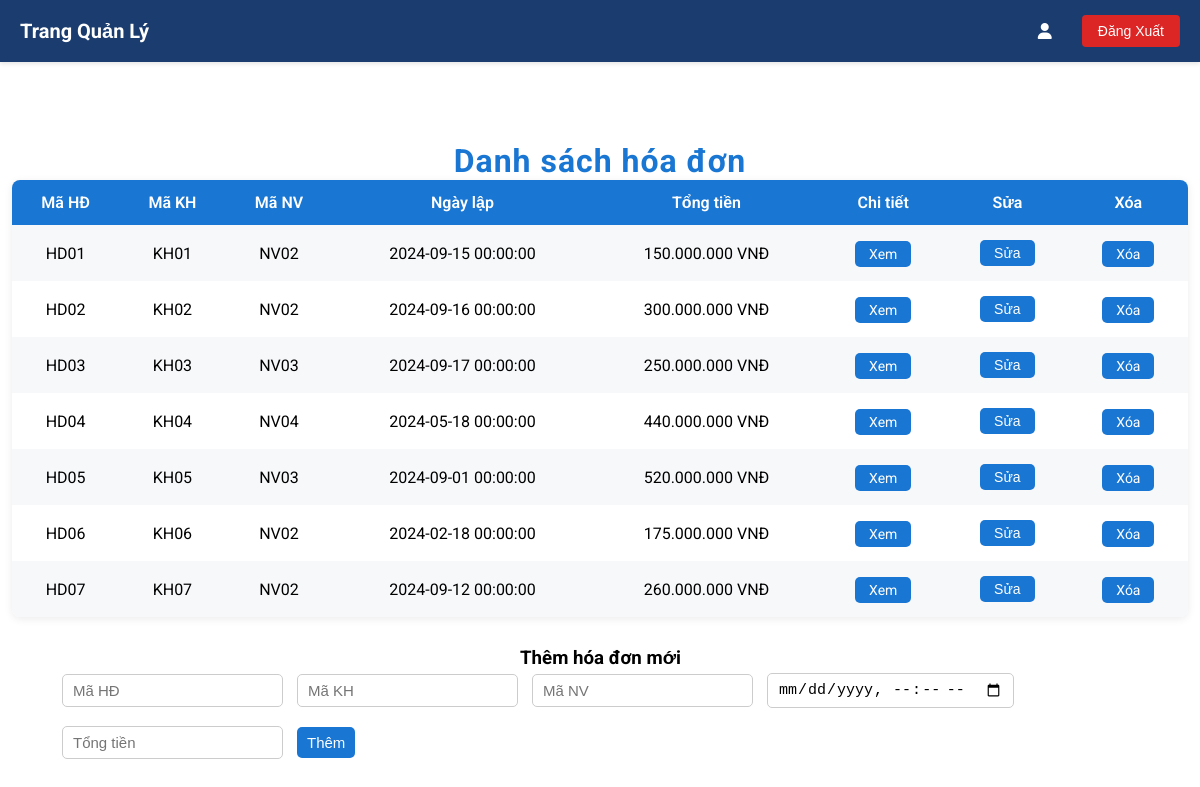
The page /QL_HoaDon.php on the database as committed earlier.
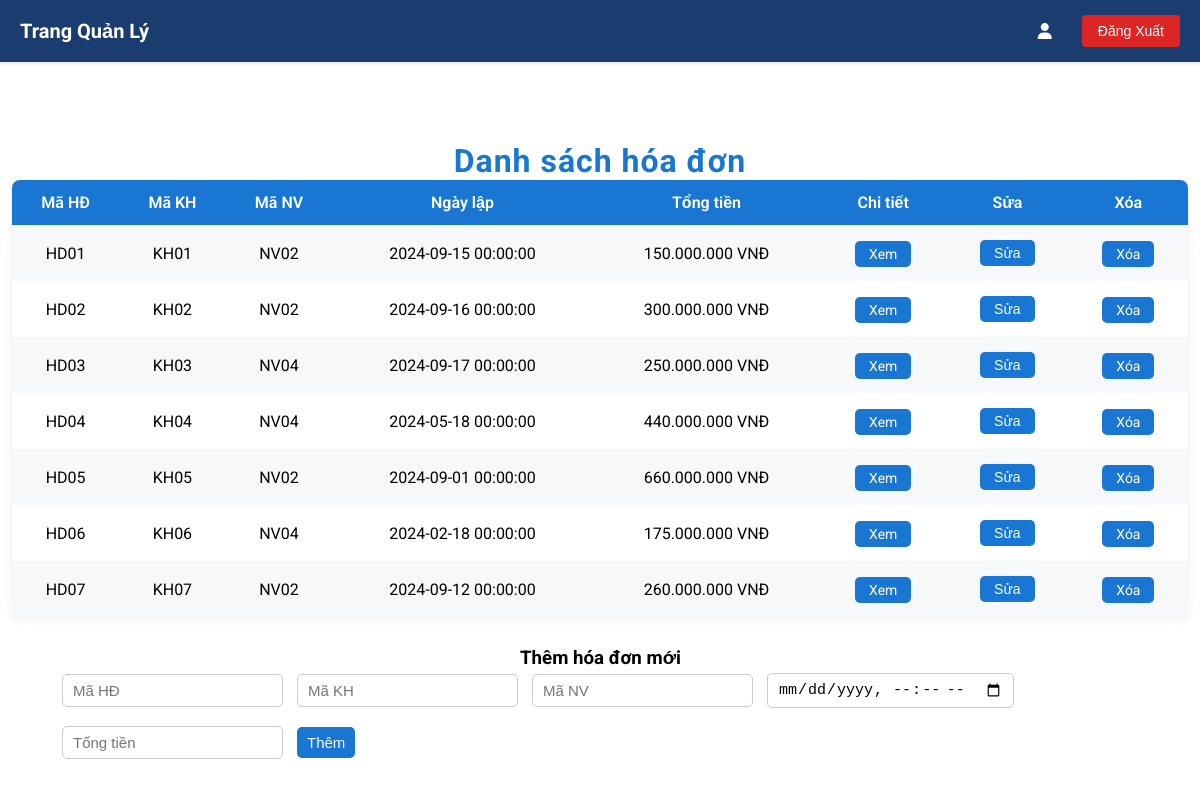
The same page on the database as committed later.
### tables this page shows
CREATE TABLE IF NOT EXISTS HoaDon (
    MaHD VARCHAR(10) PRIMARY KEY,
    MaKH VARCHAR(10),
    FOREIGN KEY (MaKH) REFERENCES KhachHang(MaKH) ON DELETE CASCADE,
    MaNV VARCHAR(10) NOT NULL,
    FOREIGN KEY (MaNV) REFERENCES NhanVien(MaNV) ON DELETE CASCADE,
    NgayLap DATETIME,
    TongTien FLOAT
);

### models/M_database.php (called while the page is built, shortened)
<?php
    class Database
    {
        public $conn;
        function M_connect()
        {
            try
            {
                $this->conn=new PDO('mysql:host=localhost;dbname=ql_xehoi','root','');
            }
            catch (PDOException $ex)
            {
                echo "Error:".$ex->getMessage();
                echo "Ket nối thất bại";
                die();
            }
        }
        function M_excute($sql, $option= array())
        {
            $result =$this->conn->prepare($sql);
            $result->execute();
            return $result;
        }
        function M_getAll($sql,$option = array())
        {
            $result = $this->M_excute($sql, $option);
            return $result-> fetchAll(PDO::FETCH_OBJ);
        }
    }
?>

### QL_HoaDon.php (the view, shortened to what this page needs)
<?php
require_once 'models/M_database.php';
$showLogout = true;
$db = new Database();
$db->M_connect();
$hoadons = $db->M_getAll("SELECT * FROM HoaDon");
?>
<!DOCTYPE html>
<html>
<head>
    <link rel="stylesheet" href="./assets/css/styles.css?v=<?php echo time(); ?>">
</head>
<body>
    <div class="header_ad">
        <h1 style="display: flex; align-items: center;">
            Trang Quản Lý
        </h1>
        <div class="header-right">
            <i class="fa-solid fa-user"></i>
            <?php if (isset($showLogout) && $showLogout): ?>
                <form style="margin: 0;" id="logout-id" action="index.php" method="post" onsubmit="return handleLogout()">
                    <button class="logout-btn">Đăng Xuất</button>
                </form>
            <?php endif; ?>
        </div>
    </div>
    <h2 class="admin-title">Danh sách hóa đơn</h2>
    <table class="table-admin">
        <tr>
            <th>Mã HĐ</th>
            <th>Mã KH</th>
            <th>Mã NV</th>
            <th>Ngày lập</th>
            <th>Tổng tiền</th>
            <th>Chi tiết</th>
            <th>Sửa</th>
            <th>Xóa</th>
        </tr>
        <?php foreach ($hoadons as $hd): ?>
            <tr>
                <td><?php echo htmlspecialchars($hd->MaHD); ?></td>
                <td><?php echo htmlspecialchars($hd->MaKH); ?></td>
                <td><?php echo htmlspecialchars($hd->MaNV); ?></td>
                <td><?php echo htmlspecialchars($hd->NgayLap); ?></td>
                <td><?php echo number_format($hd->TongTien, 0, ",", "."); ?> VNĐ</td>
                <td><a href="QL_HoaDon.php?mahd=<?php echo $hd->MaHD; ?>">Xem</a></td>
                <td>
                    <form method="post" style="display:inline;">
                        <button type="submit" name="showedit">Sửa</button>
                    </form>
                </td>
                <td><a href="QL_HoaDon.php?delete=1&mahd=<?php echo $hd->MaHD; ?>"
                        onclick="return confirm('Xóa hóa đơn này?')">Xóa</a></td>
            </tr>
        <?php endforeach; ?>
    </table>
    <h3 style="margin-left: 520px;">Thêm hóa đơn mới</h3>
    <form method="post" class="admin-form">
        <input type="text" name="mahd" placeholder="Mã HĐ" required>
        <input type="text" name="makh" placeholder="Mã KH" required>
        <input type="text" name="manv" placeholder="Mã NV" required>
        <input type="datetime-local" name="ngaylap" required>
        <input type="number" name="tongtien" placeholder="Tổng tiền" required>
        <button type="submit" name="add">Thêm</button>
    </form>
</body>
</html>

Rows that differ between the two databases and show on the page:
changed hoadon "HD03": MaNV "NV03" → "NV04"
changed hoadon "HD05": MaNV "NV03" → "NV02"; TongTien "520.000.000" → "660.000.000"
changed hoadon "HD06": MaNV "NV02" → "NV04"
